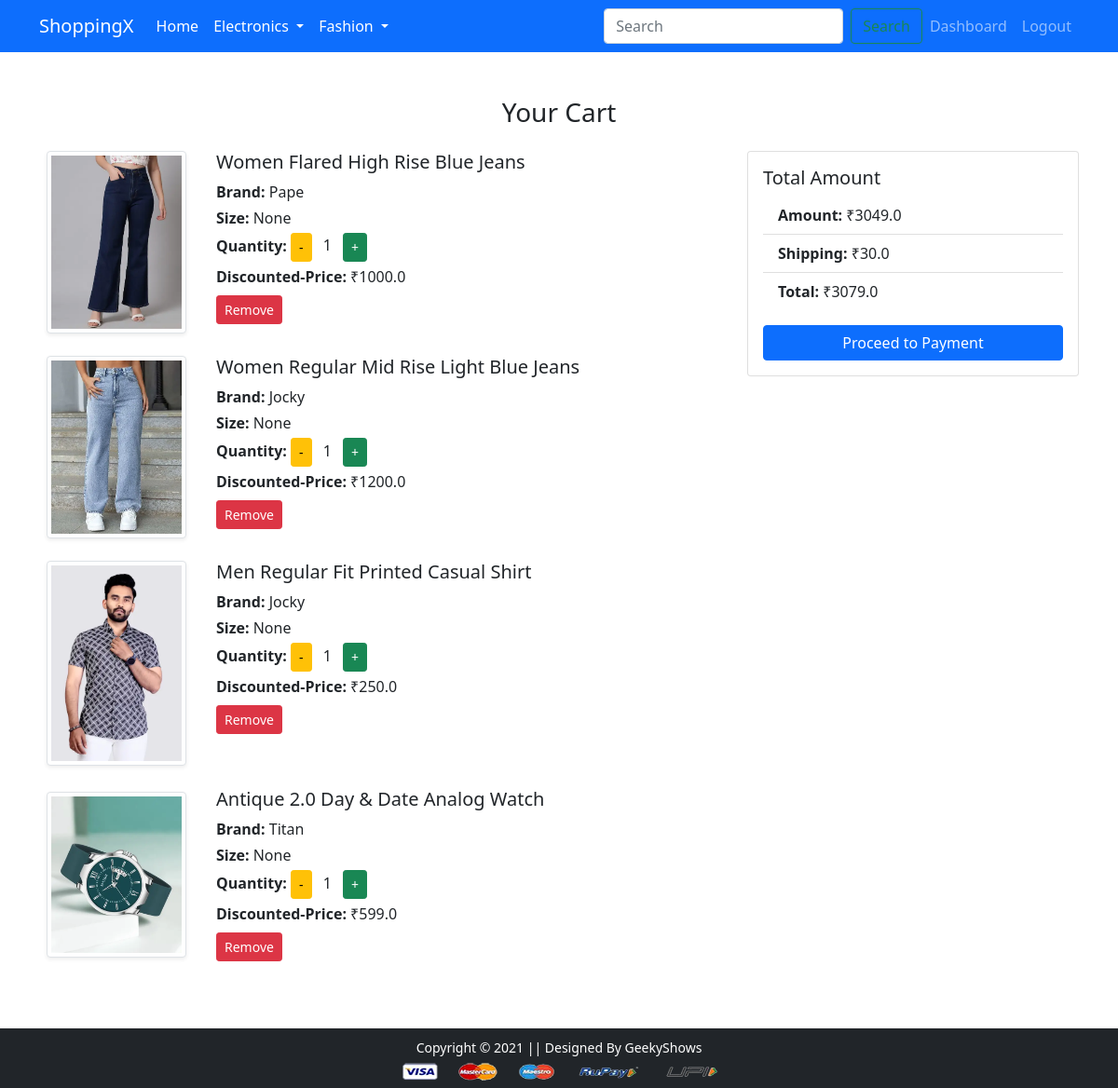
The app's page /cart/ (signed in) with its own data.
### app/models.py (models this page shows, shortened)
class Cart(models.Model):
    user = models.ForeignKey(User, on_delete=models.CASCADE)
    product = models.ForeignKey(Product, on_delete=models.CASCADE)
    quantity = models.PositiveIntegerField(default=1)
    size = models.CharField(max_length=5, null=True, blank=True)

class Product(models.Model):
    title = models.CharField(max_length=100)
    selling_price = models.FloatField()
    discounted_price = models.FloatField()
    description = models.TextField()
    brand = models.CharField(max_length=100)
    category = models.CharField(max_length=2, choices=CATEGORY_CHOICES)
    product_image = models.ImageField(upload_to='productimg')

### app/views.py (the view)
# urls.py: path('cart/', views.show_cart, name='showcart'),
@login_required
def show_cart(request):
 if request.user.is_authenticated:
  user = request.user
  carts = Cart.objects.filter(user=user)
  if not carts:
    return render(request, 'app/emptycart.html')
  amount = sum(item.quantity * item.product.discounted_price for item in carts)
  totalamount = amount + 30.0
  return render(request, 'app/showcart.html', {
    'cart': carts,  # ✅ key name बदला
    'amount': amount,
    'totalamount': totalamount,
    'shipping_amount': 30.0  # optional, जर वापरत असशील template मध्ये
})

### app/templates/app/showcart.html (shortened to what this page needs)
{% extends 'app/base.html' %}
{% load static %}
{% block main-content %}
<div class="container my-5">
  <div class="row">
    <h3 class="text-center mb-4">Your Cart</h3>
    {% if cart %}
      <div class="col-sm-8">
        {% for item in cart %}
          <div class="row mb-4" id="cart-item-{{ item.product.id }}">
            <div class="col-sm-3 text-center align-self-center">
              <img src="{{ item.product.product_image.url }}" alt="{{ item.product.title }}" class="img-fluid img-thumbnail shadow-sm" height="150" width="150">
            </div>
            <div class="col-sm-9">
              <div>
                <h5>{{ item.product.title }}</h5>
                <p class="mb-1"><strong>Brand:</strong> {{ item.product.brand }}</p>
                <p class="mb-1"><strong> Size:</strong> {{ item.size }}</p>
                <p class="mb-1"><strong>Quantity:</strong>
                  <button class="btn btn-sm btn-warning minus-cart" pid="{{ item.product.id }}">-</button>
                  <span class="px-2">{{ item.quantity }}</span>
                  <button class="btn btn-sm btn-success plus-cart" pid="{{ item.product.id }}">+</button>
                </p>
                <p class="mb-1"><strong>Discounted-Price:</strong> ₹{{ item.product.discounted_price }}</p>
                <div class="mt-2">
                  <button class="btn btn-sm btn-danger remove-cart" pid="{{ item.product.id }}">Remove</button>
                </div>
              </div>
            </div>
          </div>
        {% endfor %}
      </div>
      <div class="col-sm-4">
        <div class="card">
          <div class="card-body">
            <h5 class="card-title">Total Amount</h5>
            <ul class="list-group list-group-flush">
              <li class="list-group-item"><strong>Amount:</strong> ₹<span id="amount">{{ amount }}</span></li>
              <li class="list-group-item"><strong>Shipping:</strong> ₹{{ shipping_amount }}</li>
              <li class="list-group-item"><strong>Total:</strong> ₹<span id="totalamount">{{ totalamount }}</span></li>
            </ul>
            <div class="d-grid mt-3">
              <a href="{% url 'checkout' %}" class="btn btn-primary">Proceed to Payment</a>
            </div>
          </div>
        </div>
      </div>
    {% else %}
      <p class="text-center text-danger">Your cart is empty.</p>
    {% endif %}
  </div>
</div>
{% endblock main-content %}

### app/templates/app/base.html (shortened to what this page needs)
<!doctype html>
{% load static %}
<html lang="en">
  <head>
    <link href="https://cdn.jsdelivr.net/npm/bootstrap@5.0.0-beta1/dist/css/bootstrap.min.css" rel="stylesheet">
    <link rel="stylesheet" href="{% static 'app/css/owl.carousel.min.css' %}">
    <link rel="stylesheet" href="{% static 'app/css/all.min.css' %}">
    <link rel="stylesheet" href="{% static 'app/css/style.css' %}">
  </head>
  <body>
    <nav class="navbar navbar-expand-lg navbar-dark bg-primary">
      <div class="container">
        <a class="navbar-brand" href="/">ShoppingX</a>
        <div class="collapse navbar-collapse" id="navbarSupportedContent">
          <ul class="navbar-nav me-auto mb-2 mb-lg-0">
            <li class="nav-item">
              <a class="nav-link active" href="/">Home</a>
            </li>
            <li class="nav-item dropdown">
              <a class="nav-link dropdown-toggle text-white" href="#" id="electronicsDropdown" data-bs-toggle="dropdown">
                Electronics
              </a>
            </li>
            <li class="nav-item dropdown">
              <a class="nav-link dropdown-toggle text-white" href="#" id="fashionDropdown" data-bs-toggle="dropdown">
                Fashion
              </a>
            </li>
          </ul>
          <form class="d-flex" method="get" action="{% url 'search' %}">
            <input class="form-control me-2" type="search" name="q" placeholder="Search" required>
            <button class="btn btn-outline-success" type="submit">Search</button>
          </form>
          <ul class="navbar-nav">
            {% if request.user.is_authenticated %}
              {% if request.user.is_staff %}
                <li class="nav-item">
                  <a class="nav-link fw-semibold" href="{% url 'dashbord' %}">Dashboard</a>
                </li>
                <li class="nav-item">
                  <a class="nav-link fw-semibold" href="{% url 'admin_logout' %}">Logout</a>
                </li>
              {% endif %}
            {% endif %}
          </ul>
        </div>
      </div>
    </nav>
    {% block main-content %}{% endblock main-content %}
    <footer class="container-fluid bg-dark text-center p-2 mt-5">
      <small class="text-white">
        Copyright &copy; 2021 || Designed By GeekyShows
      </small>
      <br>
      <img src="{% static 'app/images/payment.png' %}" class="img-fluid" alt="payment">
    </footer>
  </body>
</html>

### records on screen
Cart: product.product_image (picture), product "Women Flared High Rise Blue Jeans", product.brand "Pape", size "None", quantity "1", product.discounted_price "1000.0"
Cart: product.product_image (picture), product "Women Regular Mid Rise Light Blue Jeans", product.brand "Jocky", size "None", quantity "1", product.discounted_price "1200.0"
Cart: product.product_image (picture), product "Men Regular Fit Printed Casual Shirt", product.brand "Jocky", size "None", quantity "1", product.discounted_price "250.0"
Cart: product.product_image (picture), product "Antique 2.0 Day & Date Analog Watch", product.brand "Titan", size "None", quantity "1", product.discounted_price "599.0"

### other values on screen
{{ amount }} "3049.0"
{{ shipping_amount }} "30.0"
{{ totalamount }} "3079.0"
